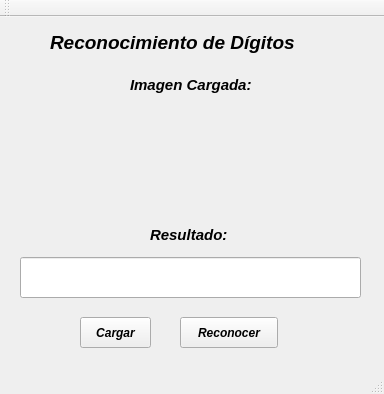
<?xml version="1.0" encoding="UTF-8"?>
<ui version="4.0">
 <class>MainWindow</class>
 <widget class="QMainWindow" name="MainWindow">
  <property name="geometry">
   <rect>
    <x>0</x>
    <y>0</y>
    <width>384</width>
    <height>394</height>
   </rect>
  </property>
  <property name="windowTitle">
   <string>Reconocimiento de Dígitos</string>
  </property>
  <widget class="QWidget" name="centralWidget">
   <widget class="QPushButton" name="botonCargar">
    <property name="geometry">
     <rect>
      <x>80</x>
      <y>300</y>
      <width>71</width>
      <height>31</height>
     </rect>
    </property>
    <property name="font">
     <font>
      <family>Arial</family>
      <weight>75</weight>
      <italic>true</italic>
      <bold>true</bold>
     </font>
    </property>
    <property name="text">
     <string>Cargar</string>
    </property>
   </widget>
   <widget class="QLabel" name="labelImage">
    <property name="geometry">
     <rect>
      <x>150</x>
      <y>110</y>
      <width>141</width>
      <height>81</height>
     </rect>
    </property>
    <property name="autoFillBackground">
     <bool>false</bool>
    </property>
    <property name="text">
     <string/>
    </property>
   </widget>
   <widget class="QPushButton" name="botonReconocer">
    <property name="geometry">
     <rect>
      <x>180</x>
      <y>300</y>
      <width>98</width>
      <height>31</height>
     </rect>
    </property>
    <property name="font">
     <font>
      <family>Arial</family>
      <weight>75</weight>
      <italic>true</italic>
      <bold>true</bold>
     </font>
    </property>
    <property name="text">
     <string>Reconocer</string>
    </property>
   </widget>
   <widget class="QLineEdit" name="areaInfo">
    <property name="geometry">
     <rect>
      <x>20</x>
      <y>240</y>
      <width>341</width>
      <height>41</height>
     </rect>
    </property>
    <property name="font">
     <font>
      <family>Arial</family>
      <pointsize>11</pointsize>
      <weight>75</weight>
      <italic>true</italic>
      <bold>true</bold>
     </font>
    </property>
   </widget>
   <widget class="QLabel" name="label">
    <property name="geometry">
     <rect>
      <x>50</x>
      <y>10</y>
      <width>291</width>
      <height>31</height>
     </rect>
    </property>
    <property name="font">
     <font>
      <family>Arial</family>
      <pointsize>14</pointsize>
      <weight>75</weight>
      <italic>true</italic>
      <bold>true</bold>
     </font>
    </property>
    <property name="text">
     <string>Reconocimiento de Dígitos</string>
    </property>
   </widget>
   <widget class="QLabel" name="label_2">
    <property name="geometry">
     <rect>
      <x>130</x>
      <y>60</y>
      <width>131</width>
      <height>16</height>
     </rect>
    </property>
    <property name="font">
     <font>
      <family>Arial</family>
      <pointsize>11</pointsize>
      <weight>75</weight>
      <italic>true</italic>
      <bold>true</bold>
     </font>
    </property>
    <property name="text">
     <string>Imagen Cargada:</string>
    </property>
   </widget>
   <widget class="QLabel" name="label_3">
    <property name="geometry">
     <rect>
      <x>150</x>
      <y>210</y>
      <width>81</width>
      <height>16</height>
     </rect>
    </property>
    <property name="font">
     <font>
      <family>Arial</family>
      <pointsize>11</pointsize>
      <weight>75</weight>
      <italic>true</italic>
      <bold>true</bold>
     </font>
    </property>
    <property name="text">
     <string>Resultado:</string>
    </property>
   </widget>
  </widget>
  <widget class="QMenuBar" name="menuBar">
   <property name="geometry">
    <rect>
     <x>0</x>
     <y>0</y>
     <width>384</width>
     <height>21</height>
    </rect>
   </property>
  </widget>
  <widget class="QToolBar" name="mainToolBar">
   <attribute name="toolBarArea">
    <enum>TopToolBarArea</enum>
   </attribute>
   <attribute name="toolBarBreak">
    <bool>false</bool>
   </attribute>
  </widget>
  <widget class="QStatusBar" name="statusBar"/>
 </widget>
 <layoutdefault spacing="6" margin="11"/>
 <resources/>
 <connections/>
</ui>
